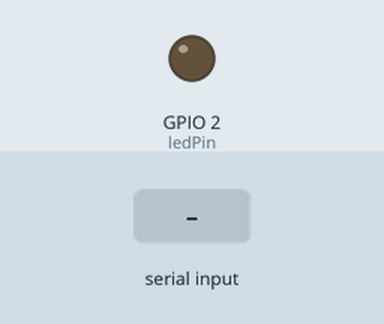
Recording of a sketch running on a simulated ESP32. On the bench: output pins drawn as LEDs (lit = HIGH). The inputs (shaded band) are chosen by the test bench.

Above: at 1.2 s.
1.3 s: "1" received over Serial
At 3.5 s:
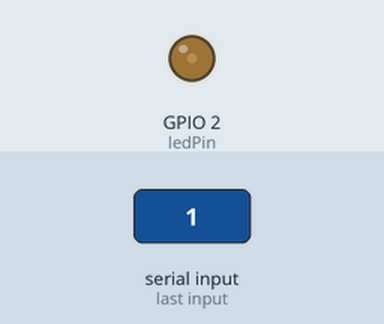
3.8 s: "2" received over Serial
At 5.6 s:
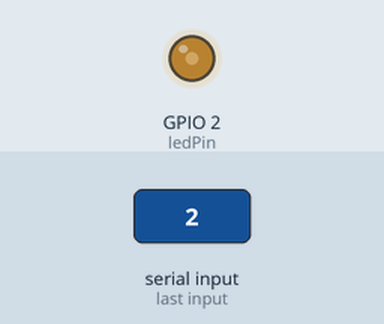
6.3 s: "3" received over Serial
At 8.5 s:
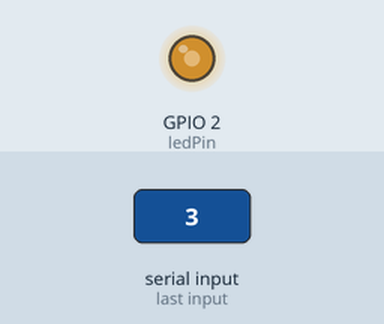
8.8 s: "4" received over Serial
At 10.7 s:
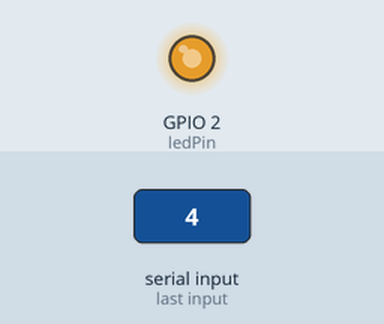
Timing chart, 0 to 12.2 s (numbered marks = the images above; inputs shaded):
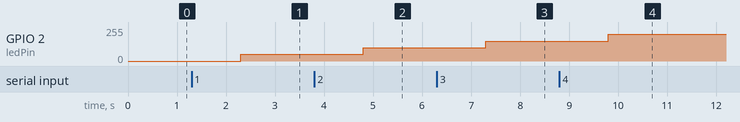

The sketch:

Dimmer.ino
```cpp
int ledPin = 2;
int freq = 1000;
int resolution = 8;

void setup() {
  ledcAttach(ledPin, freq, resolution);
  Serial.begin(9600);
}

void loop() {
  if (Serial.available()) {
    String input = Serial.readString();
    input.trim();

    // NOTE: Theres a better way to do this without using a bunch of if statements. See if you can figure it out!
    // HINT: It involves a bit of math!
    if (input == "0") {
      ledcWrite(ledPin, 0);
    }
    else if (input == "1") {
      ledcWrite(ledPin, 50);
    }
    else if (input == "2") {
      ledcWrite(ledPin, 100);
    }
    else if (input == "3") {
      ledcWrite(ledPin, 150);
    }
    else if (input == "4") {
      ledcWrite(ledPin, 200);
    }
    else if (input == "5") {
      ledcWrite(ledPin, 250);
    }
  }
}
```

Measured:
- after the input at 1.3 s, GPIO 2 (ledPin): 0/255 → 50/255 after 1.0 s
- after the input at 3.8 s, GPIO 2 (ledPin): 50/255 → 100/255 after 1.0 s
- after the input at 6.3 s, GPIO 2 (ledPin): 100/255 → 149/255 after 1.0 s
- after the input at 8.8 s, GPIO 2 (ledPin): 149/255 → 199/255 after 1.0 s
